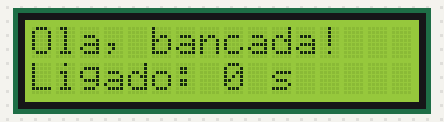
Simulated run of this sketch. Board: Arduino Uno, built with avr-gcc and run on an emulated ATmega328P. Shown: 16×2 character LCD.

Above: at 0.1 s.
At 4.1 s:
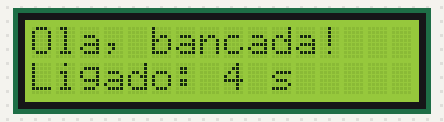
At 9.2 s:
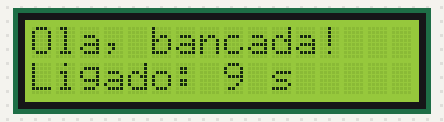
At 19.1 s:
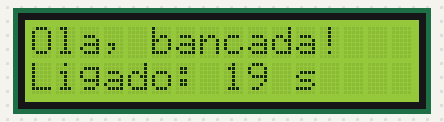
At 28.2 s:
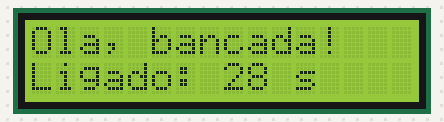
At 38.1 s:
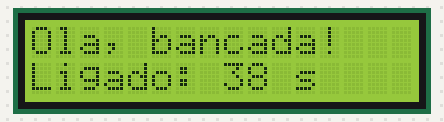

Measured:
- what the display in image 1 shows lasts 1.0 s, from 4.1 s to 5.1 s

The sketch:

lcd_ola.ino
```cpp
// Escreve no display LCD 16x2 (HA-1602) e conta os segundos.
// Montagem: veja montagem.html nesta pasta (10 fios, sem protoboard).

#include <LiquidCrystal.h>

// Ordem: RS, E, D4, D5, D6, D7  ->  pinos do Arduino ligados a esses pinos do LCD
LiquidCrystal lcd(12, 11, 5, 4, 3, 2);

void setup() {
  lcd.begin(16, 2);          // 16 colunas, 2 linhas
  lcd.print("Ola, bancada!");  // linha de cima
}

void loop() {
  lcd.setCursor(0, 1);       // coluna 0, linha de baixo
  lcd.print("Ligado: ");
  lcd.print(millis() / 1000);  // segundos desde que ligou
  lcd.print(" s");
  delay(200);
}
```
